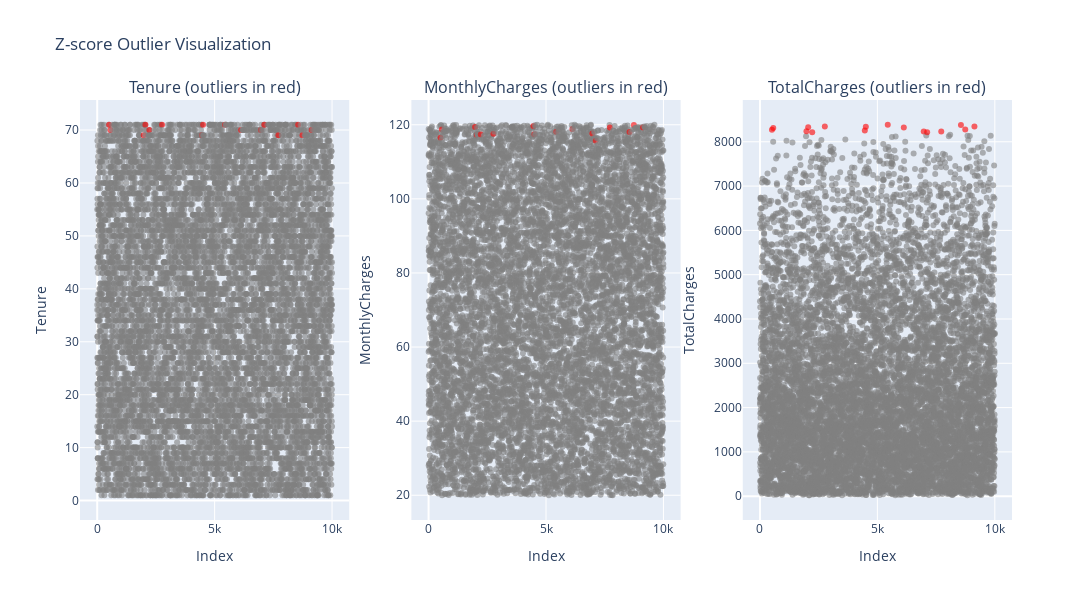

This figure's notebook cell:
### Code cell
from plotly.subplots import make_subplots

import plotly.graph_objects as go

# Prepare a color list based on the Z-score outlier mask
colors = ['red' if is_outlier else 'gray' for is_outlier in outliers_zscore]

# Create a 1x3 subplot figure
fig = make_subplots(
    rows=1,
    cols=3,
    subplot_titles=[f"{feat} (outliers in red)" for feat in numerical_features]
)

# Add a scatter trace for each numerical feature
for idx, feature in enumerate(numerical_features, start=1):
    fig.add_trace(
        go.Scatter(
            x=data.index,
            y=data[feature],
            mode='markers',
            marker=dict(color=colors, opacity=0.6)
        ),
        row=1,
        col=idx
    )
    fig.update_xaxes(title_text="Index", row=1, col=idx)
    fig.update_yaxes(title_text=feature, row=1, col=idx)

# Adjust layout and display
fig.update_layout(
    height=600,
    width=1600,
    showlegend=False,
    title_text="Z-score Outlier Visualization"
)
fig.show()

### Figure 1 — Plotly figure (JSON) as saved in the notebook; plotly's stock layout.template omitted (floating-point values rounded to 4 significant figures; data arrays with more than 128 entries replaced by an {"elided": "..."} marker saying what was removed)
{"data": [{"marker": {"color": {"elided": "10000 str values"}, "opacity": 0.6}, "mode": "markers", "type": "scatter", "x": {"elided": "10000 int values"}, "xaxis": "x", "y": {"elided": "10000 int values"}, "yaxis": "y"}, {"marker": {"color": {"elided": "10000 str values"}, "opacity": 0.6}, "mode": "markers", "type": "scatter", "x": {"elided": "10000 int values"}, "xaxis": "x2", "y": {"elided": "10000 float values"}, "yaxis": "y2"}, {"marker": {"color": {"elided": "10000 str values"}, "opacity": 0.6}, "mode": "markers", "type": "scatter", "x": {"elided": "10000 int values"}, "xaxis": "x3", "y": {"elided": "10000 float values"}, "yaxis": "y3"}], "layout": {"annotations": [{"font": {"size": 16}, "showarrow": false, "text": "Tenure (outliers in red)", "x": 0.1444, "xanchor": "center", "xref": "paper", "y": 1, "yanchor": "bottom", "yref": "paper"}, {"font": {"size": 16}, "showarrow": false, "text": "MonthlyCharges (outliers in red)", "x": 0.5, "xanchor": "center", "xref": "paper", "y": 1, "yanchor": "bottom", "yref": "paper"}, {"font": {"size": 16}, "showarrow": false, "text": "TotalCharges (outliers in red)", "x": 0.8556, "xanchor": "center", "xref": "paper", "y": 1, "yanchor": "bottom", "yref": "paper"}], "height": 600, "showlegend": false, "title": {"text": "Z-score Outlier Visualization"}, "width": 1600, "xaxis": {"anchor": "y", "domain": [0, 0.2889], "title": {"text": "Index"}}, "xaxis2": {"anchor": "y2", "domain": [0.3556, 0.6444], "title": {"text": "Index"}}, "xaxis3": {"anchor": "y3", "domain": [0.7111, 1], "title": {"text": "Index"}}, "yaxis": {"anchor": "x", "domain": [0, 1], "title": {"text": "Tenure"}}, "yaxis2": {"anchor": "x2", "domain": [0, 1], "title": {"text": "MonthlyCharges"}}, "yaxis3": {"anchor": "x3", "domain": [0, 1], "title": {"text": "TotalCharges"}}}}
